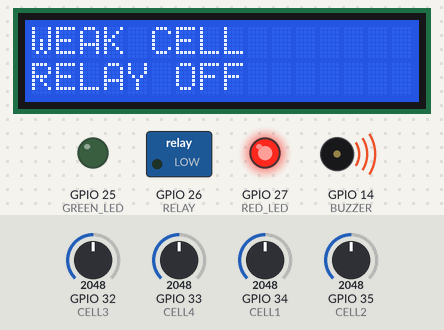
Recording of a sketch running on a simulated ESP32. On the bench: 16×2 character LCD, switched loads named in the sketch (green lamp = pin HIGH), output pins drawn as LEDs (lit = HIGH), buzzer (waves = sounding). Inputs (shaded band) come from the test bench; at power-on: GPIO 32 (CELL3) = 2048, GPIO 33 (CELL4) = 2048, GPIO 34 (CELL1) = 2048, GPIO 35 (CELL2) = 2048. WiFi joins after 1.5 s; servers stay silent unless stated; what the sketch prints to the serial monitor is not drawn.

Above: at 3.0 s.
3.1 s: GPIO 32 (CELL3) set to 1966
At 5.7 s:
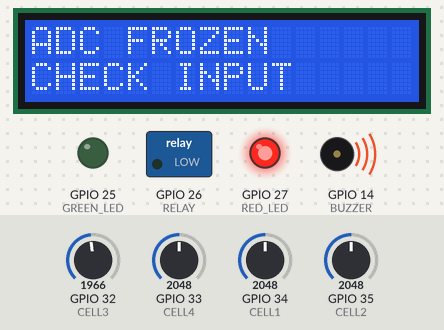
6.1 s: GPIO 33 (CELL4) set to 1980
At 6.9 s:
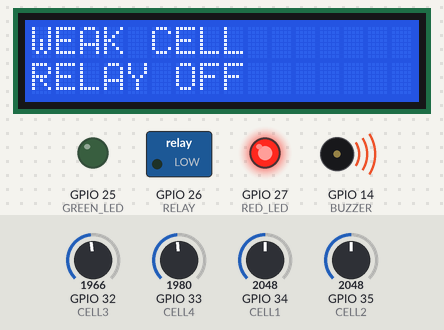
9.1 s: GPIO 34 (CELL1) set to 1972
At 11.9 s:
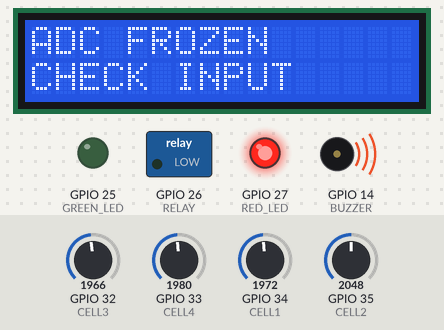
12.1 s: GPIO 35 (CELL2) set to 122
At 13.2 s:
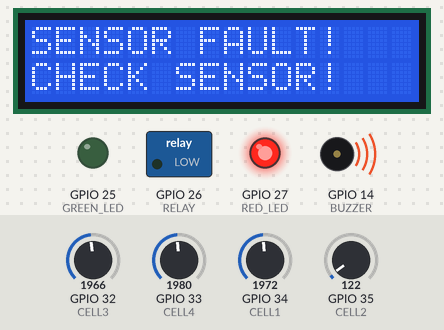
15.1 s: GPIO 35 (CELL2) set to 1228
At 15.3 s:
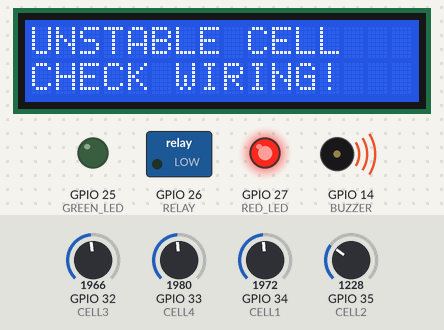
18.1 s: GPIO 33 (CELL4) set to 3972
At 21.5 s:
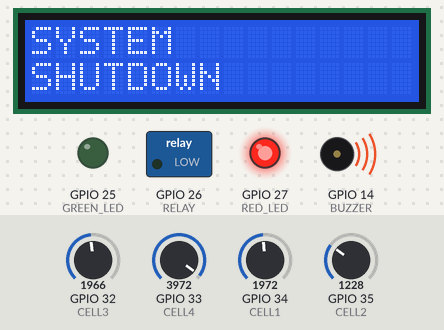
Timing chart, 0 to 23.0 s (numbered marks = the images above; inputs shaded):
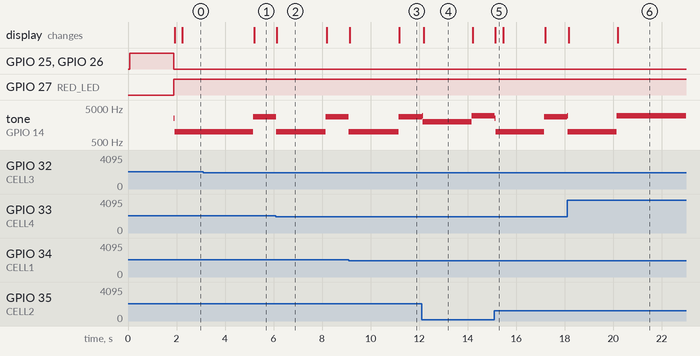

Measured:
- the behaviour switches between 2036 and 2035 on GPIO 32 (CELL3) (found by bisection; images 0 and 1)
- the behaviour switches between 2036 and 2035 on GPIO 33 (CELL4) (found by bisection; images 1 and 2)
- the behaviour switches between 2036 and 2035 on GPIO 34 (CELL1) (found by bisection; images 2 and 3)
- after the input at 3.1 s, tone on GPIO 14 (BUZZER): 1000 Hz → 2800 Hz after 2.1 s instead of 0.84 s
- after the input at 6.1 s, tone on GPIO 14 (BUZZER): 2800 Hz → 1000 Hz at once, → 2800 Hz 2.0 s later; the display: changes at once (image 2)
- after the input at 9.1 s, tone on GPIO 14 (BUZZER): 2800 Hz → 1000 Hz at once, → 2800 Hz 2.0 s later; the display: first changes at once (image 3 shows a later state)
- after the input at 12.1 s, tone on GPIO 14 (BUZZER): 2800 Hz → 3000 Hz at once, → 2000 Hz 0.02 s later, → 3000 Hz 2.0 s later; the display: changes after 0.09 s (image 4)
- after the input at 15.1 s, tone on GPIO 14 (BUZZER): 3000 Hz → 2500 Hz at once, → 1000 Hz 0.04 s later, → 2800 Hz 2.0 s later; the display: changes at once (image 5)
- after the input at 18.1 s, tone on GPIO 14 (BUZZER): 2800 Hz → 3000 Hz at once, → 1000 Hz 0.02 s later, → 3000 Hz 2.0 s later; the display: first changes after 0.06 s (image 6 shows a later state)

The sketch:

sketch.ino
```cpp
#define CELL1 34
#define CELL2 35
#define CELL3 32
#define CELL4 33
#define GREEN_LED 25
#define RED_LED 27
#define BUZZER 14
#define RELAY 26
#define WEAK_CELL_LIMIT 2.5
#define OVERVOLTAGE_LIMIT 3.0
#define SENSOR_FAULT_LIMIT 0.1
#define RECOVERY_TIME 5000
#define SCREEN_TIME 2000
#define FREEZE_TIME 2000

#define BLYNK_TEMPLATE_ID "YOUR_TEMPLATE_ID"
#define BLYNK_TEMPLATE_NAME "Executive Battery Intelligence Dashboard"
#define BLYNK_AUTH_TOKEN "YOUR_BLYNK_AUTH_TOKEN"

#include <Wire.h>
#include <LiquidCrystal_I2C.h>
#include <WiFi.h>
#include <BlynkSimpleEsp32.h>

char ssid[] = "Wokwi-GUEST";
char pass[] = "";

LiquidCrystal_I2C lcd (0x27 , 16, 2);
WidgetTerminal terminal(V9);

float c1,c2,c3,c4;
float prevC1 = 0;
float prevC2 = 0;
float prevC3 = 0;
float prevC4 = 0;
bool prevAdcFrozen = false;
unsigned long recoveryStart = 0;
bool recoveryRunning = false;
int currentScreen = 0;
unsigned long screenTimer = 0;
unsigned long freezeStart = 0;
bool freezeRunning = false;
enum SystemMode
{
  NORMAL,
  DEGRADED,
  FAILSAFE,
  SHUTDOWN
};
SystemMode currentMode = NORMAL;
String mode = "NORMAL";
String fault = "NO FAULT";
String wifiStatus = "Disconnected";

int wifiRSSI = 0;

int batteryHealth = 100;
String riskLevel = "LOW";
String recommendation = "System Healthy";

String previousState = "";
String eventQueue[20];
int queueHead = 0;
int queueTail = 0;
bool wifiConnected = false;

void logFault(String faultName)
{
  Serial.print("[");
  Serial.print(millis());
  Serial.print(" ms] ");
  Serial.println(faultName);

  String msg = "[" + String(millis()) + " ms] " + faultName;
  if(Blynk.connected())
  {
    terminal.println(msg);
    terminal.flush();
  }
  else
  {
    enqueueEvent(msg);
  }
}

void enqueueEvent(String event)
{
  eventQueue[queueTail] = event;
  queueTail++;

  if(queueTail >= 20)
  queueTail = 0;
}

void setup() {
  // put your setup code here, to run once:
  Serial.begin(115200);
  pinMode(GREEN_LED, OUTPUT);
  pinMode(RED_LED, OUTPUT);
  pinMode(BUZZER, OUTPUT);
  pinMode(RELAY, OUTPUT);

  lcd.init();
  lcd.backlight();
  lcd.clear();
  lcd.setCursor(0,0);
  lcd.print("SYSTEM");

  lcd.setCursor(0,1);
  lcd.print("NORMAL");

  digitalWrite(GREEN_LED, HIGH);
  digitalWrite(RED_LED, LOW);
  digitalWrite(RELAY, HIGH);

  noTone(BUZZER);
  WiFi.begin(ssid, pass);
    Blynk.config(BLYNK_AUTH_TOKEN);
   while (WiFi.status() != WL_CONNECTED)
{
    delay(500);
    Serial.print(".");
}
Serial.println();
Serial.println("WiFi Connected");

Blynk.connect();

Serial.println("Blynk Connected");


}

void loop()
{
  if (WiFi.status() != WL_CONNECTED)
{
    WiFi.begin(ssid, pass);
}

static unsigned long lastReconnectAttempt = 0;

if (!Blynk.connected())
{
    if (millis() - lastReconnectAttempt > 5000)
    {
        lastReconnectAttempt = millis();
        Blynk.connect(1000);
    }
}

Blynk.run();
  c1= analogRead(CELL1) * 3.3 / 4095.0;
  c2= analogRead(CELL2) * 3.3 / 4095.0;
  c3= analogRead(CELL3) * 3.3 / 4095.0;
  c4= analogRead(CELL4) * 3.3 / 4095.0;
  float average = (c1 + c2 + c3 + c4) / 4.0;
  if(WiFi.status() == WL_CONNECTED)
  {
    wifiStatus = "Connected";
    wifiRSSI = WiFi.RSSI();
  }
  else
  {
    wifiStatus = "Disconnected";
    wifiRSSI = 0;
  }


  Serial.print("c1: ");
  Serial.println(c1);
  Serial.print("c2: ");
  Serial.println(c2);
  Serial.print("c3: ");
  Serial.println(c3);
  Serial.print("c4: ");
  Serial.println(c4);

  Serial.println("----------------");

  bool weakCell = false;
  if (c1 < WEAK_CELL_LIMIT) weakCell = true;
  if (c2 < WEAK_CELL_LIMIT) weakCell = true;
  if (c3 < WEAK_CELL_LIMIT) weakCell = true;
  if (c4 < WEAK_CELL_LIMIT) weakCell = true;

  bool overVoltage = false;
  if (c1 > OVERVOLTAGE_LIMIT) overVoltage = true;
  if (c2 > OVERVOLTAGE_LIMIT) overVoltage = true;
  if (c3 > OVERVOLTAGE_LIMIT) overVoltage = true;
  if (c4 > OVERVOLTAGE_LIMIT) overVoltage = true;

  bool sensorFault = false;
  if (c1 < SENSOR_FAULT_LIMIT) sensorFault = true;
  if (c2 < SENSOR_FAULT_LIMIT) sensorFault = true;
  if (c3 < SENSOR_FAULT_LIMIT) sensorFault = true;
  if (c4 < SENSOR_FAULT_LIMIT) sensorFault = true;

  bool fluctuationFault = false;
  if (abs(c1 - prevC1) > 0.5) fluctuationFault = true;
  if (abs(c2 - prevC2) > 0.5) fluctuationFault = true;
  if (abs(c3 - prevC3) > 0.5) fluctuationFault = true;
  if (abs(c4 - prevC4) > 0.5) fluctuationFault = true;

  bool adcFrozen = false;

if(
abs(c1-prevC1) < 0.01 &&
abs(c2-prevC2) < 0.01 &&
abs(c3-prevC3) < 0.01 &&
abs(c4-prevC4) < 0.01
)
{
  if(!freezeRunning)
  {
    freezeStart = millis();
    freezeRunning = true;
  }

  if(millis() - freezeStart >= FREEZE_TIME)
  {
    adcFrozen = true;
  }
}
else
{
  freezeRunning = false;
}

  prevC1=c1;
  prevC2=c2;
  prevC3=c3;
  prevC4=c4;

  bool faultPresent =
  sensorFault ||
  fluctuationFault ||
  weakCell ||
  overVoltage ||
  adcFrozen;

int faultCount = 0;
if(sensorFault) faultCount++;
if(weakCell) faultCount++;
if(overVoltage) faultCount++;
if(fluctuationFault) faultCount++;
if(adcFrozen) faultCount++;

if(faultCount >= 3)
{
  currentMode = SHUTDOWN;
}
else if(sensorFault)
{
  currentMode = DEGRADED;
}
else if(
weakCell ||
overVoltage ||
fluctuationFault ||
adcFrozen
)
{
  currentMode = FAILSAFE;
}
else
{
  currentMode = NORMAL;
}
switch(currentMode)
{
  case NORMAL:
  mode = "NORMAL";
  break;

  case DEGRADED:
  mode = "DEGRADED";
  break;

  case FAILSAFE:
  mode = "FAILSAFE";
  break;

  case SHUTDOWN:
  mode = "SHUTDOWN";
  break;
}
if(faultCount == 0)
  batteryHealth = 100;
else if (faultCount == 1)
  batteryHealth = 80;
else if (faultCount == 2)
  batteryHealth = 60;
else
  batteryHealth = 10;

if(currentMode == NORMAL)
  riskLevel = "LOW";
else if (currentMode == DEGRADED)
  riskLevel = "MEDIUM";
else if (currentMode == FAILSAFE)
  riskLevel = "HIGH";
else if (currentMode == SHUTDOWN)
  riskLevel = "CRITICAL";

recommendation = "System Healthy";

if(sensorFault)
  recommendation = "Inspect Sensor Wiring";
else if(overVoltage)
  recommendation = "Disconnect Charger";
else if(weakCell)
  recommendation = "Replace Weak Cell";
else if(fluctuationFault)
  recommendation = "Check Cell Connections";
else if(adcFrozen)
  recommendation = "Check ADC Inputs";
else if(currentMode == SHUTDOWN)
  recommendation = "Immediate Maintenance Required";

fault = "NO FAULT";
if (sensorFault)
{
  fault = "SENSOR FAULT";
}
else if(overVoltage)
{
  fault = "OVER VOLTAGE";
}
else if(weakCell)
{
  fault = "WEAK CELL";
}
else if(fluctuationFault)
{
  fault = "UNSTABLE CELL";
}
else if(adcFrozen)
{
  fault = "ADC FROZEN";
}

Blynk.virtualWrite(V0, c1);
Blynk.virtualWrite(V1, c2);
Blynk.virtualWrite(V2, c3);
Blynk.virtualWrite(V3, c4);
Blynk.virtualWrite(V4, average);
Blynk.virtualWrite(V5, mode);
Blynk.virtualWrite(V6, fault);
Blynk.virtualWrite(V7, wifiStatus);
Blynk.virtualWrite(V8, wifiRSSI);
Blynk.virtualWrite(V10, batteryHealth);
Blynk.virtualWrite(V11, riskLevel);
Blynk.virtualWrite(V12, recommendation);

if(digitalRead(RELAY))
  Blynk.virtualWrite(V13, "ON");
else
  Blynk.virtualWrite(V13, "OFF");

  if(currentMode == SHUTDOWN)
{
  digitalWrite(RELAY,LOW);

  digitalWrite(GREEN_LED,LOW);

  digitalWrite(RED_LED,HIGH);

  tone(BUZZER,3000);

  lcd.clear();

  lcd.setCursor(0,0);
  lcd.print("SYSTEM");

  lcd.setCursor(0,1);
  lcd.print("SHUTDOWN");
  return;
}
if(sensorFault)
{
  logFault("Sensor Fault");
}

if(weakCell)
{
  logFault("Weak Cell");
}

if(overVoltage)
{
  logFault("Over Voltage");
}

if(fluctuationFault)
{
  logFault("Voltage Fluctuation");
}

if(adcFrozen && ! prevAdcFrozen)
{
  logFault("ADC Frozen");
}
prevAdcFrozen = adcFrozen;
  if(!faultPresent)
  {
    if (millis() - screenTimer >= SCREEN_TIME)
    {
      currentScreen++;
      if (currentScreen > 4)
      {
        currentScreen = 0;
      }
      screenTimer = millis();
    }
  }

  if (faultPresent) {
    recoveryRunning = false;
    digitalWrite(RELAY, LOW);
    digitalWrite(GREEN_LED, LOW);
    digitalWrite(RED_LED, HIGH);

  if (sensorFault) {
    digitalWrite(RELAY, LOW);
    digitalWrite(GREEN_LED, LOW);
    digitalWrite(RED_LED, HIGH);

    tone(BUZZER,2000);

    lcd.clear();
    lcd.setCursor(0,0);
    lcd.print("SENSOR FAULT!");
    lcd.setCursor(0,1);
    lcd.print("CHECK SENSOR!");

  }

  else if (fluctuationFault) {
    digitalWrite(RELAY, LOW);
    digitalWrite(GREEN_LED, LOW);
    digitalWrite(RED_LED, HIGH);

    tone(BUZZER,2500);

    lcd.clear();
    lcd.setCursor(0,0);
    lcd.print("UNSTABLE CELL");
    lcd.setCursor(0,1);
    lcd.print("CHECK WIRING!");
  }
  else if (adcFrozen) {
    digitalWrite(RELAY, LOW);
    digitalWrite(GREEN_LED, LOW);
    digitalWrite(RED_LED, HIGH);

    tone(BUZZER,2800);

    lcd.clear();
    lcd.setCursor(0,0);
    lcd.print("ADC FROZEN");

    lcd.setCursor(0,1);
    lcd.print("CHECK INPUT");
}
  else if (weakCell) {
    digitalWrite(RELAY, LOW);
    digitalWrite(GREEN_LED, LOW);
    digitalWrite(RED_LED, HIGH);

    tone(BUZZER,1000);

    lcd.clear();
    lcd.setCursor(0,0);
    lcd.print("WEAK CELL");
    lcd.setCursor(0,1);
    lcd.print("RELAY OFF");
  }

  else if (overVoltage) {
    digitalWrite(RELAY, LOW);
    digitalWrite(GREEN_LED, LOW);
    digitalWrite(RED_LED, HIGH);
    tone(BUZZER,1500);

    lcd.clear();
    lcd.setCursor(0,0);
    lcd.print("OVER VOLTAGE");
    lcd.setCursor(0,1);
    lcd.print("RELAY OFF");

  }
  }

  else {
    if (! recoveryRunning)
    {
      recoveryStart = millis();
      recoveryRunning = true;
    }
    if (millis () - recoveryStart >= RECOVERY_TIME)
    {
      digitalWrite(RELAY, HIGH);
      digitalWrite(GREEN_LED, HIGH);
      digitalWrite(RED_LED, LOW);
      noTone(BUZZER);
    }
     if(currentScreen ==0)
     {
      lcd.clear();
      lcd.setCursor(0,0);
      lcd.print("CELL DATA");
      lcd.setCursor(0,1);
      lcd.print("C1:");
      lcd.print(c1,1);
      lcd.print(" ");
      lcd.print("C2:");
      lcd.print(c2,1);
      lcd.print(" ");
     }
     else if(currentScreen == 1)
     {
      lcd.clear();
      lcd.setCursor(0,0);
      lcd.print("CELL DATA");
      lcd.setCursor(0,1);
      lcd.print("C3:");
      lcd.print(c3,1);
      lcd.print(" ");
      lcd.print("C4:");
      lcd.print(c4,1);
      lcd.print(" ");
     }
     else if(currentScreen == 2)
     {
      lcd.clear();
      lcd.setCursor(0,0);
      lcd.print("PACK INFO");
      lcd.setCursor(0,1);
      lcd.print("AVG:");
      lcd.print(average,2);
     }
     else if(currentScreen == 3)
{
  lcd.clear();
  lcd.setCursor(0,0);
  lcd.print("STATUS");

  lcd.setCursor(0,1);

  if(currentMode == NORMAL)
    lcd.print("NORMAL");

  else if(currentMode == DEGRADED)
    lcd.print("DEGRADED");

  else if(currentMode == FAILSAFE)
    lcd.print("FAILSAFE");

  else if(currentMode == SHUTDOWN)
    lcd.print("SHUTDOWN");
}
     else if(currentScreen == 4)
{
  lcd.clear();

  lcd.setCursor(0,0);
  lcd.print("MODE");

  lcd.setCursor(0,1);

  if(currentMode == NORMAL)
    lcd.print("NORMAL");

  else if(currentMode == DEGRADED)
    lcd.print("DEGRADED");

  else if(currentMode == FAILSAFE)
    lcd.print("FAILSAFE");

  else if(currentMode == SHUTDOWN)
    lcd.print("SHUTDOWN");
}
  }

if (Blynk.connected())
{
  while(queueHead != queueTail)
  {
    terminal.println(eventQueue[queueHead]);
    queueHead++;
    if(queueHead >= 20)
    queueHead = 0;
  }
  terminal.flush();

  }
  Serial.print("Relay Pin = ");
  Serial.println(digitalRead(RELAY));
  Serial.print("Current Mode = ");
  Serial.println(mode);
  Serial.print("Fault = ");
  Serial.println(fault);
  Serial.println("----------------------------->");
}
```
